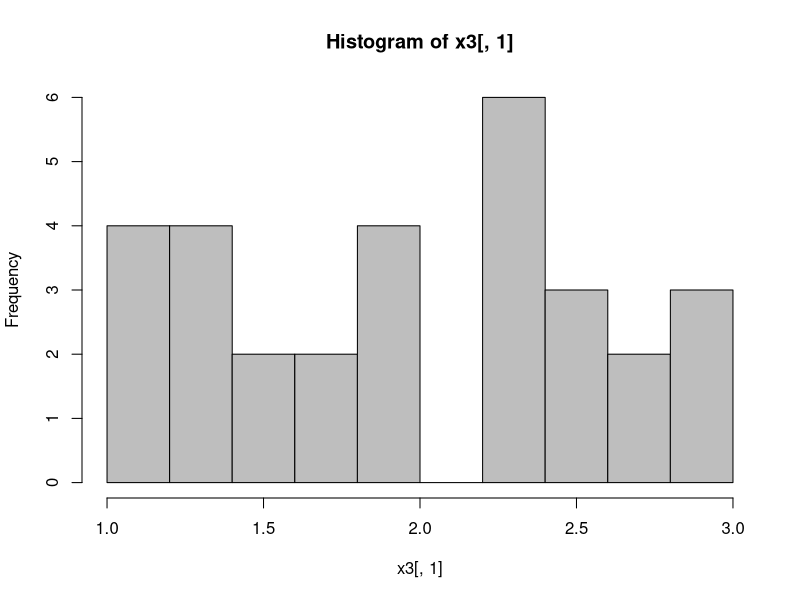
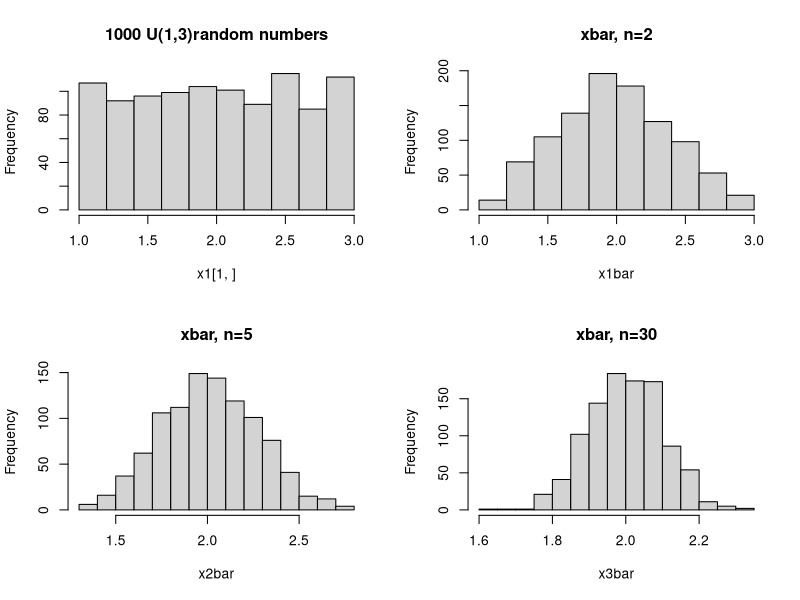
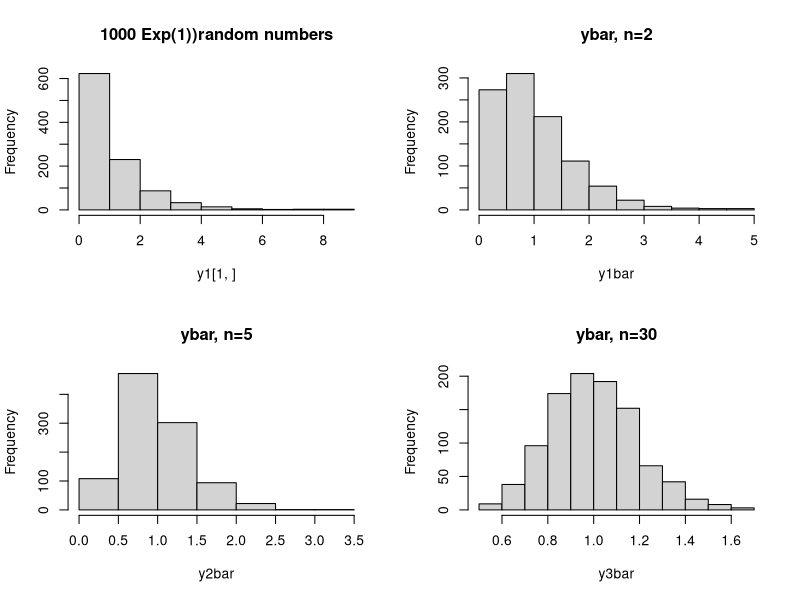

Reproduce these figures in R, in order.
################### R code to illustrate the  central limit theorem

# Generate 2 random numbers from a uniform distribution in the interval 1 to 3. 
# And repeat this 1000 times. This is repeated sampling when the sample  size is 2 each time. 
x1<-replicate(1000,runif(2,1,3))
# Generate 5 random numbers from a uniform distribution in the interval 1 to 3.  
# And repeat this 1000 times. This is repeated sampling when the sample  size is 5 each time.
x2<-replicate(1000,runif(5,1,3))
# Generate 30 random numbers from a uniform distribution in the interval 1 to 3.  
# And repeat this 1000 times. This is repeated sampling when the sample  size is 30 each time.
x3<-replicate(1000,runif(30,1,3))

# Note that the data are organized in a matrix with 30 rows and 1000 columns
dim(x3)
# Each column represents one sample. The rows are the values of the sample.

# Check the distribution of one of first sample of size 30.
hist(x3[,1], nclass=10, col="grey")


# Now calculate the sample means for each sample.
# This results in 1000 sample means, one for each sample (size 2)
x1bar<-apply(x1,2,mean)
# And again for the other sample sizes
x2bar<-apply(x2,2,mean)
x3bar<-apply(x3,2,mean)

# Let's make a figure of the distribution of the sample means noting the sample sizes.
par(mfrow=c(2,2))
hist(x1[1,], main="1000 U(1,3)random numbers")
hist(x1bar, main="xbar, n=2")
hist(x2bar, main="xbar, n=5")
hist(x3bar, main="xbar, n=30")
par(mfrow=c(1,1))

## And how does it look like when the underlying distribuion is exponential?

# Generate 2 random numbers from an exponential distribution with rate 1. 
# And repeat this 1000 times. This is repeated sampling when the sample  size is 2 each time. 
y1<-replicate(1000,rexp(2,rate=1))
# Generate 5 random numbers from an exponential distribution with rate 1.   
# And repeat this 1000 times. This is repeated sampling when the sample  size is 5 each time.
y2<-replicate(1000,rexp(5,rate=1))
# Generate 30 random numbers from an exponential distribution with rate 1.   
# And repeat this 1000 times. This is repeated sampling when the sample  size is 30 each time.
y3<-replicate(1000,rexp(30,rate=1))

# Note that the data are organized in a matrix with 30 rows and 1000 columns
dim(y3)
# Each column represents one sample. The rows are the values of the sample.

# Now calculate the sample means for each sample.
# This results in 1000 sample means, one for each sample (size 2)
y1bar<-apply(y1,2,mean)
# And again for the other sample sizes
y2bar<-apply(y2,2,mean)
y3bar<-apply(y3,2,mean)

# Let's make a figure of the distribution of the sample means noting the sample sizes.
par(mfrow=c(2,2))
hist(y1[1,], main="1000 Exp(1))random numbers")
hist(y1bar, main="ybar, n=2")
hist(y2bar, main="ybar, n=5")
hist(y3bar, main="ybar, n=30")
par(mfrow=c(1,1))

